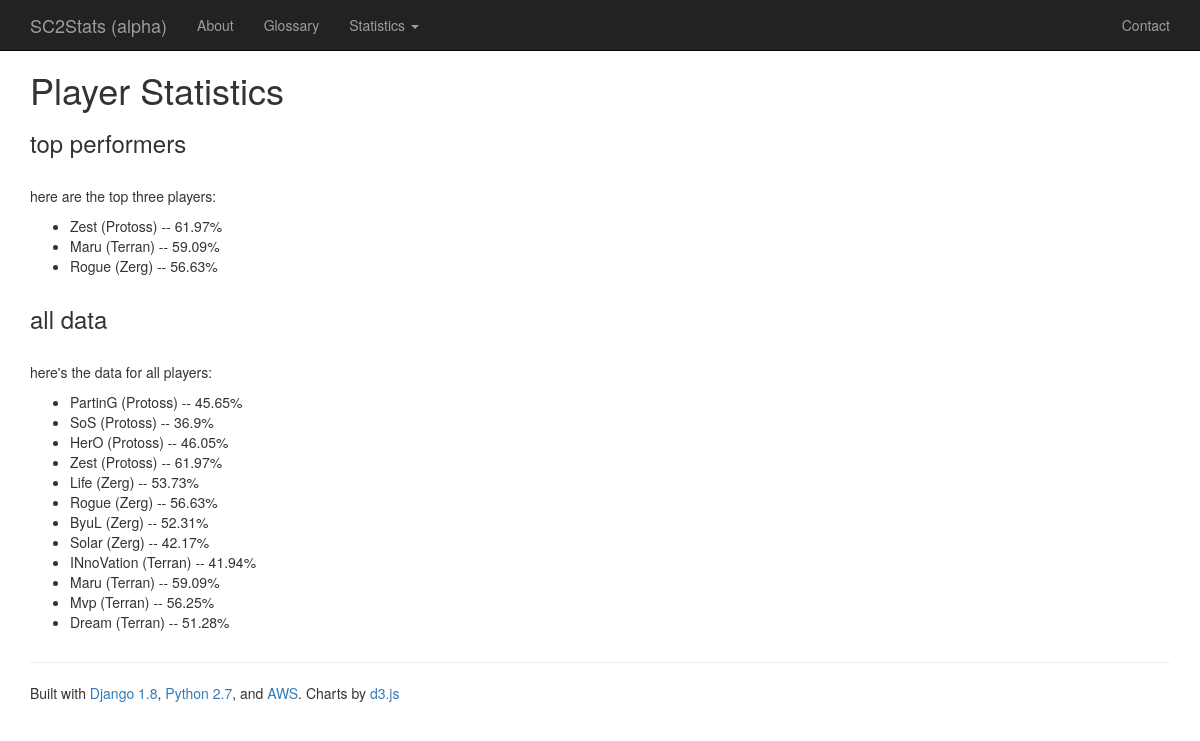
/sc2stats/playerstats/, run on the app's committed database.
### sc2stats/models.py (models this page shows, shortened)
class Player(models.Model):
    player_id = models.CharField(max_length=128, unique=True)
    race = models.CharField(max_length=10)

### sc2stats/views.py (the view)
def playerstats(request):
    all_players = []
    player_list = Player.objects.all()
    for player in player_list:
        matches_played = Match.objects.filter(
            Q(player_1=player.player_id) |
            Q(player_2=player.player_id))
        matches_won = Match.objects.filter(winner=player.player_id)
        win_pct = float(len(matches_won)) / float(len(matches_played))
        win_pct = round(win_pct * 100, 2)
        player_tuple = (player.player_id, player.race, win_pct)
        all_players.append(player_tuple)
    top_players = sorted(all_players, key=lambda x: x[2], reverse=True)[:3]
    context_dict = {'top_players': top_players, 'all_players': all_players}
    return render(request, 'sc2stats/playerstats.html', context_dict)

### templates/sc2stats/playerstats.html
{% extends 'sc2stats/base.html' %}
{% block content %}
<div class='col-sm-12'>
  <h1>Player Statistics</h1>
  <h3>top performers</h3><br/>
{% if top_players %}
  <p>here are the top three players:</p>
  <ul>
    {% for player_name, race, win_rate in top_players %}
    <li>{{ player_name }} ({{ race }}) -- {{ win_rate }}%</li>
    {% endfor %}
  </ul>
{% else %}
  <p>whoops, couldn't find the top player data</p>
{% endif %}
</div>
<div class='col-sm-12'>
<h3>all data</h3><br/>
{% if all_players %}
  <p>here's the data for all players:</p>
  <ul>
    {% for player_name, race, win_rate in all_players %}
    <li>{{ player_name }} ({{ race }}) -- {{ win_rate }}%</li>
    {% endfor %}
  </ul>
{% else %}
  <p>whoops, couldn't find the player data</p>
{% endif %}
</div>
{% endblock %}

### templates/sc2stats/base.html (shortened to what this page needs)
<!DOCTYPE html>
<html lang="en">
  <head>
    <link href="/static/css/bootstrap.min.css" rel="stylesheet">
    <link href="/static/css/jumbotron.css" rel="stylesheet">
    <link href="/static/css/custom.css" rel="stylesheet">
  </head>
  <body>
    {% include 'sc2stats/navbar.html' %}
    <div class="container">
      <div class="row">
        {% block content %}{% endblock %}
      </div>
      <hr>
      <footer>
        <p>Built with <a href='https://www.djangoproject.com/'>Django 1.8</a>, <a href='https://www.python.org/'>Python 2.7</a>, and <a href='http://aws.amazon.com/'>AWS</a>. Charts by <a href='http://d3js.org/'>d3.js</a></p>
      </footer>
    </div>
  </body>
</html>

### templates/sc2stats/navbar.html (shortened to what this page needs)
<nav class="navbar navbar-inverse navbar-fixed-top">
  <div class="container">
    <div class="navbar-header">
      <a class="navbar-brand" href="{% url 'index' %}">SC2Stats (alpha)</a>
    </div>
    <div id="navbar" class="navbar-collapse collapse">
      <ul class="nav navbar-nav">
        <li><a href="{% url 'about' %}">About</a></li>
        <li><a href="#">Glossary</a></li>
        <li class="dropdown">
          <a href="#" class="dropdown-toggle" data-toggle="dropdown" role="button" aria-haspopup="true" aria-expanded="false">Statistics <span class="caret"></span></a>
        </li>
      </ul>
      <ul class="nav navbar-nav navbar-right">
        <li><a href="#">Contact</a></li>
      </ul>
    </div>
  </div>
</nav>

### static/css/jumbotron.css (style rules this page uses)
body { padding-top: 50px; padding-bottom: 20px; }

### data on the page
Player: top_players "Zest", top_players "Protoss", all_players "Zest", all_players "Protoss"
Player: top_players "Maru", top_players "Terran", all_players "Maru", all_players "Terran"
Player: top_players "Rogue", top_players "Zerg", all_players "Rogue", all_players "Zerg"
Player: all_players "PartinG", all_players "Protoss"
Player: all_players "SoS", all_players "Protoss"
Player: all_players "HerO", all_players "Protoss"
Player: all_players "Life", all_players "Zerg"
Player: all_players "ByuL", all_players "Zerg"
Player: all_players "Solar", all_players "Zerg"
Player: all_players "INnoVation", all_players "Terran"
Player: all_players "Mvp", all_players "Terran"
Player: all_players "Dream", all_players "Terran"

### other printed values
{{ win_rate }} "61.97" "59.09" "56.63"
{{ win_rate }} "45.65" "36.9" "46.05" "61.97" "53.73" "56.63" "52.31" "42.17" "41.94" "59.09" "56.25" "51.28"
